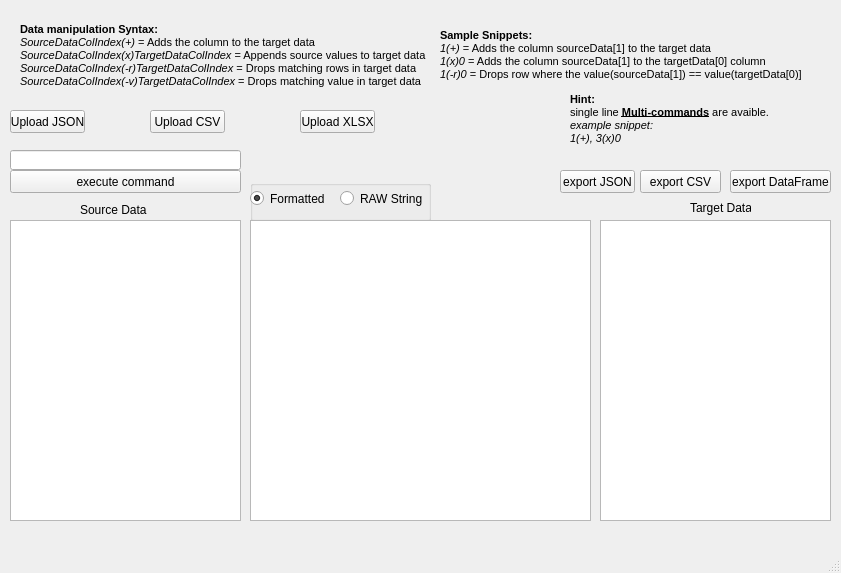
<?xml version="1.0" encoding="UTF-8"?>
<ui version="4.0">
 <class>MainWindow</class>
 <widget class="QMainWindow" name="MainWindow">
  <property name="geometry">
   <rect>
    <x>0</x>
    <y>0</y>
    <width>841</width>
    <height>573</height>
   </rect>
  </property>
  <property name="windowTitle">
   <string>MainWindow</string>
  </property>
  <widget class="QWidget" name="centralwidget">
   <widget class="QPushButton" name="up_json">
    <property name="geometry">
     <rect>
      <x>10</x>
      <y>110</y>
      <width>75</width>
      <height>23</height>
     </rect>
    </property>
    <property name="text">
     <string>Upload JSON</string>
    </property>
   </widget>
   <widget class="QPushButton" name="up_csv">
    <property name="geometry">
     <rect>
      <x>150</x>
      <y>110</y>
      <width>75</width>
      <height>23</height>
     </rect>
    </property>
    <property name="text">
     <string>Upload CSV</string>
    </property>
   </widget>
   <widget class="QPushButton" name="up_xlsx">
    <property name="geometry">
     <rect>
      <x>300</x>
      <y>110</y>
      <width>75</width>
      <height>23</height>
     </rect>
    </property>
    <property name="text">
     <string>Upload XLSX</string>
    </property>
   </widget>
   <widget class="QTextBrowser" name="textBrowser">
    <property name="geometry">
     <rect>
      <x>10</x>
      <y>220</y>
      <width>231</width>
      <height>301</height>
     </rect>
    </property>
   </widget>
   <widget class="QTextBrowser" name="textBrowser_2">
    <property name="geometry">
     <rect>
      <x>600</x>
      <y>220</y>
      <width>231</width>
      <height>301</height>
     </rect>
    </property>
   </widget>
   <widget class="QLineEdit" name="col_data">
    <property name="geometry">
     <rect>
      <x>10</x>
      <y>150</y>
      <width>231</width>
      <height>20</height>
     </rect>
    </property>
   </widget>
   <widget class="QPushButton" name="import_data">
    <property name="geometry">
     <rect>
      <x>10</x>
      <y>170</y>
      <width>231</width>
      <height>23</height>
     </rect>
    </property>
    <property name="text">
     <string>execute command</string>
    </property>
   </widget>
   <widget class="QPushButton" name="exp_json">
    <property name="geometry">
     <rect>
      <x>560</x>
      <y>170</y>
      <width>75</width>
      <height>23</height>
     </rect>
    </property>
    <property name="text">
     <string>export JSON</string>
    </property>
   </widget>
   <widget class="QPushButton" name="exp_df">
    <property name="geometry">
     <rect>
      <x>730</x>
      <y>170</y>
      <width>101</width>
      <height>23</height>
     </rect>
    </property>
    <property name="text">
     <string>export DataFrame</string>
    </property>
   </widget>
   <widget class="QPushButton" name="exp_csv">
    <property name="geometry">
     <rect>
      <x>640</x>
      <y>170</y>
      <width>81</width>
      <height>23</height>
     </rect>
    </property>
    <property name="text">
     <string>export CSV</string>
    </property>
   </widget>
   <widget class="QLabel" name="sourcedata">
    <property name="geometry">
     <rect>
      <x>80</x>
      <y>200</y>
      <width>71</width>
      <height>20</height>
     </rect>
    </property>
    <property name="text">
     <string>Source Data</string>
    </property>
   </widget>
   <widget class="QLabel" name="targetdata">
    <property name="geometry">
     <rect>
      <x>690</x>
      <y>200</y>
      <width>61</width>
      <height>16</height>
     </rect>
    </property>
    <property name="text">
     <string>Target Data</string>
    </property>
   </widget>
   <widget class="QLabel" name="label_3">
    <property name="geometry">
     <rect>
      <x>20</x>
      <y>20</y>
      <width>411</width>
      <height>71</height>
     </rect>
    </property>
    <property name="text">
     <string>&lt;!DOCTYPE HTML PUBLIC &quot;-//W3C//DTD HTML 4.0//EN&quot; &quot;http://www.w3.org/TR/REC-html40/strict.dtd&quot;&gt;
&lt;html&gt;&lt;head&gt;&lt;meta name=&quot;qrichtext&quot; content=&quot;1&quot; /&gt;&lt;style type=&quot;text/css&quot;&gt;
p, li { white-space: pre-wrap; }
&lt;/style&gt;&lt;/head&gt;&lt;body style=&quot; font-family:'MS Shell Dlg 2'; font-size:8pt; font-weight:400; font-style:normal;&quot;&gt;
&lt;p style=&quot; margin-top:0px; margin-bottom:0px; margin-left:0px; margin-right:0px; -qt-block-indent:0; text-indent:0px;&quot;&gt;&lt;span style=&quot; font-weight:600;&quot;&gt;Data manipulation Syntax:&lt;/span&gt;&lt;/p&gt;
&lt;p style=&quot; margin-top:0px; margin-bottom:0px; margin-left:0px; margin-right:0px; -qt-block-indent:0; text-indent:0px;&quot;&gt;&lt;span style=&quot; font-style:italic;&quot;&gt;SourceDataColIndex(+)&lt;/span&gt; = Adds the column to the target data&lt;/p&gt;
&lt;p style=&quot; margin-top:0px; margin-bottom:0px; margin-left:0px; margin-right:0px; -qt-block-indent:0; text-indent:0px;&quot;&gt;&lt;span style=&quot; font-style:italic;&quot;&gt;SourceDataColIndex(x)TargetDataColIndex&lt;/span&gt; = Appends source values to target data&lt;/p&gt;
&lt;p style=&quot; margin-top:0px; margin-bottom:0px; margin-left:0px; margin-right:0px; -qt-block-indent:0; text-indent:0px;&quot;&gt;&lt;span style=&quot; font-style:italic;&quot;&gt;SourceDataColIndex(-r)TargetDataColIndex &lt;/span&gt;= Drops matching rows in target data&lt;/p&gt;
&lt;p style=&quot; margin-top:0px; margin-bottom:0px; margin-left:0px; margin-right:0px; -qt-block-indent:0; text-indent:0px;&quot;&gt;&lt;span style=&quot; font-style:italic;&quot;&gt;SourceDataColIndex(-v)TargetDataColIndex &lt;/span&gt;= Drops matching value in target data&lt;/p&gt;&lt;/body&gt;&lt;/html&gt;</string>
    </property>
   </widget>
   <widget class="QLabel" name="label_6">
    <property name="geometry">
     <rect>
      <x>20</x>
      <y>90</y>
      <width>421</width>
      <height>16</height>
     </rect>
    </property>
    <property name="text">
     <string/>
    </property>
   </widget>
   <widget class="QLabel" name="label_8">
    <property name="geometry">
     <rect>
      <x>440</x>
      <y>10</y>
      <width>381</width>
      <height>91</height>
     </rect>
    </property>
    <property name="text">
     <string>&lt;!DOCTYPE HTML PUBLIC &quot;-//W3C//DTD HTML 4.0//EN&quot; &quot;http://www.w3.org/TR/REC-html40/strict.dtd&quot;&gt;
&lt;html&gt;&lt;head&gt;&lt;meta name=&quot;qrichtext&quot; content=&quot;1&quot; /&gt;&lt;style type=&quot;text/css&quot;&gt;
p, li { white-space: pre-wrap; }
&lt;/style&gt;&lt;/head&gt;&lt;body style=&quot; font-family:'MS Shell Dlg 2'; font-size:8pt; font-weight:400; font-style:normal;&quot;&gt;
&lt;p style=&quot; margin-top:0px; margin-bottom:0px; margin-left:0px; margin-right:0px; -qt-block-indent:0; text-indent:0px;&quot;&gt;&lt;span style=&quot; font-weight:600;&quot;&gt;Sample Snippets:&lt;/span&gt;&lt;/p&gt;
&lt;p style=&quot; margin-top:0px; margin-bottom:0px; margin-left:0px; margin-right:0px; -qt-block-indent:0; text-indent:0px;&quot;&gt;&lt;span style=&quot; font-style:italic;&quot;&gt;1(+)&lt;/span&gt; = Adds the column sourceData[1] to the target data&lt;/p&gt;
&lt;p style=&quot; margin-top:0px; margin-bottom:0px; margin-left:0px; margin-right:0px; -qt-block-indent:0; text-indent:0px;&quot;&gt;&lt;span style=&quot; font-style:italic;&quot;&gt;1(x)0&lt;/span&gt; = Adds the column sourceData[1] to the targetData[0] column&lt;/p&gt;
&lt;p style=&quot; margin-top:0px; margin-bottom:0px; margin-left:0px; margin-right:0px; -qt-block-indent:0; text-indent:0px;&quot;&gt;&lt;span style=&quot; font-style:italic;&quot;&gt;1(-r)0&lt;/span&gt; = Drops row where the value(sourceData[1]) == value(targetData[0)]&lt;/p&gt;&lt;/body&gt;&lt;/html&gt;</string>
    </property>
   </widget>
   <widget class="QLabel" name="successIcon">
    <property name="geometry">
     <rect>
      <x>440</x>
      <y>130</y>
      <width>111</width>
      <height>71</height>
     </rect>
    </property>
    <property name="text">
     <string/>
    </property>
    <property name="scaledContents">
     <bool>true</bool>
    </property>
   </widget>
   <widget class="QLabel" name="label">
    <property name="geometry">
     <rect>
      <x>570</x>
      <y>90</y>
      <width>261</width>
      <height>71</height>
     </rect>
    </property>
    <property name="text">
     <string>&lt;!DOCTYPE HTML PUBLIC &quot;-//W3C//DTD HTML 4.0//EN&quot; &quot;http://www.w3.org/TR/REC-html40/strict.dtd&quot;&gt;
&lt;html&gt;&lt;head&gt;&lt;meta name=&quot;qrichtext&quot; content=&quot;1&quot; /&gt;&lt;style type=&quot;text/css&quot;&gt;
p, li { white-space: pre-wrap; }
&lt;/style&gt;&lt;/head&gt;&lt;body style=&quot; font-family:'MS Shell Dlg 2'; font-size:8pt; font-weight:400; font-style:normal;&quot;&gt;
&lt;p style=&quot; margin-top:0px; margin-bottom:0px; margin-left:0px; margin-right:0px; -qt-block-indent:0; text-indent:0px;&quot;&gt;&lt;span style=&quot; font-weight:600;&quot;&gt;Hint:&lt;/span&gt;&lt;/p&gt;
&lt;p style=&quot; margin-top:0px; margin-bottom:0px; margin-left:0px; margin-right:0px; -qt-block-indent:0; text-indent:0px;&quot;&gt;single line &lt;span style=&quot; font-weight:600; text-decoration: underline;&quot;&gt;Multi-commands&lt;/span&gt; are avaible.&lt;/p&gt;
&lt;p style=&quot; margin-top:0px; margin-bottom:0px; margin-left:0px; margin-right:0px; -qt-block-indent:0; text-indent:0px;&quot;&gt;&lt;span style=&quot; font-style:italic;&quot;&gt;example snippet:&lt;/span&gt;&lt;/p&gt;
&lt;p style=&quot; margin-top:0px; margin-bottom:0px; margin-left:0px; margin-right:0px; -qt-block-indent:0; text-indent:0px;&quot;&gt;&lt;span style=&quot; font-style:italic;&quot;&gt;1(+), 3(x)0&lt;/span&gt;&lt;/p&gt;
&lt;p style=&quot;-qt-paragraph-type:empty; margin-top:0px; margin-bottom:0px; margin-left:0px; margin-right:0px; -qt-block-indent:0; text-indent:0px; font-style:italic;&quot;&gt;&lt;br /&gt;&lt;/p&gt;&lt;/body&gt;&lt;/html&gt;</string>
    </property>
   </widget>
   <widget class="QLabel" name="successLabel">
    <property name="geometry">
     <rect>
      <x>300</x>
      <y>150</y>
      <width>101</width>
      <height>16</height>
     </rect>
    </property>
    <property name="text">
     <string/>
    </property>
   </widget>
   <widget class="QGroupBox" name="groupBox">
    <property name="geometry">
     <rect>
      <x>250</x>
      <y>180</y>
      <width>181</width>
      <height>41</height>
     </rect>
    </property>
    <property name="title">
     <string/>
    </property>
    <property name="flat">
     <bool>true</bool>
    </property>
    <widget class="QRadioButton" name="htmlbutton">
     <property name="geometry">
      <rect>
       <x>0</x>
       <y>10</y>
       <width>82</width>
       <height>17</height>
      </rect>
     </property>
     <property name="text">
      <string>Formatted</string>
     </property>
     <property name="checked">
      <bool>true</bool>
     </property>
    </widget>
    <widget class="QRadioButton" name="rawstring">
     <property name="geometry">
      <rect>
       <x>90</x>
       <y>10</y>
       <width>82</width>
       <height>17</height>
      </rect>
     </property>
     <property name="text">
      <string>RAW String</string>
     </property>
    </widget>
   </widget>
   <widget class="QTextBrowser" name="dfPrint">
    <property name="geometry">
     <rect>
      <x>250</x>
      <y>220</y>
      <width>341</width>
      <height>301</height>
     </rect>
    </property>
   </widget>
  </widget>
  <widget class="QMenuBar" name="menubar">
   <property name="geometry">
    <rect>
     <x>0</x>
     <y>0</y>
     <width>841</width>
     <height>21</height>
    </rect>
   </property>
  </widget>
  <widget class="QStatusBar" name="statusbar"/>
 </widget>
 <resources/>
 <connections/>
</ui>
